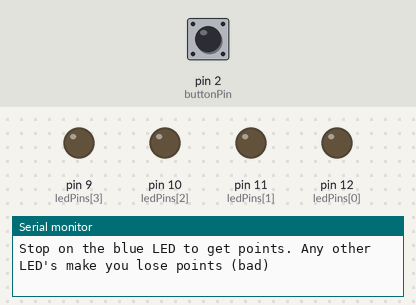
Recording of a program running on a simulated Arduino Uno, built with avr-gcc and run on an emulated ATmega328P. Parts: output pins drawn as LEDs (lit = HIGH), the last lines printed to the serial monitor. Dashed ring = blinking. The inputs (shaded band) are chosen by the test bench; at power-on: pin 2 (buttonPin) HIGH.

Above: at 1.2 s.
1.3 s: pin 2 (buttonPin) pulled LOW for 0.15 s
At 1.85 s:
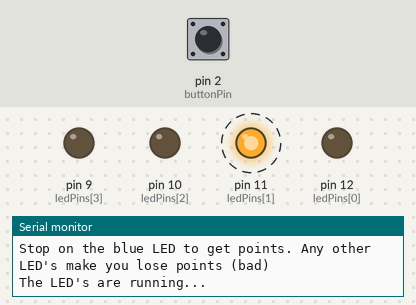
4.3 s: pin 2 (buttonPin) pulled LOW for 1 s
At 4.3 s:
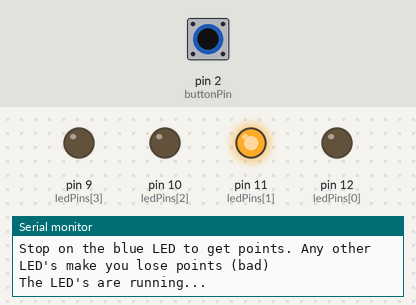
6.8 s: pin 2 (buttonPin) driven LOW
At 7.7 s:
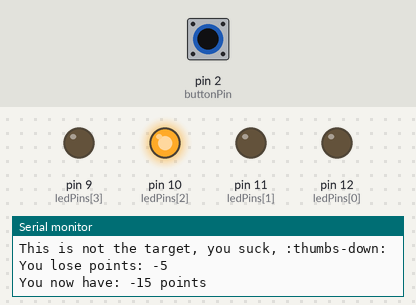
9.8 s: pin 2 (buttonPin) driven HIGH
At 10.8 s:
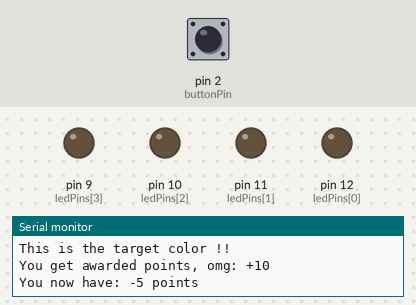
Timing chart, 0 to 12.3 s (numbered marks = the images above; inputs shaded):
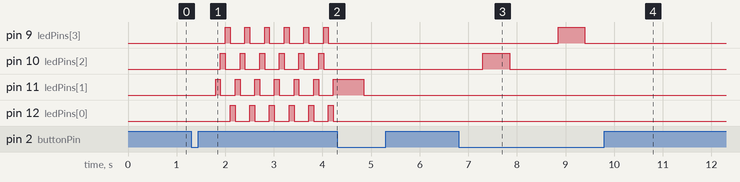

Measured:
- after the input at 1.3 s, pin 9 (ledPins[3]): alternates HIGH for 0.10 s and LOW for 0.30 s, starting after 0.70 s; pin 10 (ledPins[2]): alternates HIGH for 0.10 s and LOW for 0.30 s, starting after 0.60 s
- after the input at 4.3 s, pin 9 (ledPins[3]), pin 10 (ledPins[2]), pin 12 (ledPins[0]): stops changing and stays LOW
- after the input at 6.8 s, pin 9 (ledPins[3]): LOW → HIGH after 2.0 s, → LOW 0.54 s later; pin 10 (ledPins[2]): LOW → HIGH after 0.50 s, → LOW 0.55 s later
- after the input at 9.8 s, pin 11 (ledPins[1]): stays LOW (without the input it goes to HIGH after 2.1 s); pin 12 (ledPins[0]): stays LOW (without the input it goes to HIGH after 0.59 s)

The program:

main.cpp
```cpp
#include <Arduino.h>

constexpr int ledPins[] = {12, 11, 10, 9};
constexpr int ledPointValues[] = {-15, -10, -5, 10};
constexpr int targetLedPin = 9;
constexpr char targetColor[] = "blue";

constexpr  int buttonPin = 2;
constexpr long interval = 100;

enum state {
    Idle,
    Running,
    Stopped,
};

// other variables
constexpr int ledAmount = sizeof(ledPins) / sizeof(ledPins[0]);
unsigned long previousTime;
int ledIndex = 0;
int points = 0;
state currentState = Idle;

// protoypes
void handleLeds();
void handleButton();

// program
void setup() {
    Serial.begin(9600);
    pinMode(buttonPin, INPUT);

    for (const int ledPin : ledPins) {
        pinMode(ledPin, OUTPUT);
    }

    Serial.println("Welcome to LED strip gambling simulator (woahhh)");
    Serial.print("Stop on the ");
    Serial.print(targetColor);
    Serial.println(" LED to get points. Any other LED's make you lose points (bad)");
}

void loop() {
    // if button is pressed, do shit
    if (digitalRead(buttonPin) == LOW) {
        handleButton();
        delay(500);
    }

    const unsigned long currentTime = millis();
    if (currentState == Running && currentTime - previousTime > interval) {
        handleLeds();
        previousTime = currentTime;
    }
}

void handleLeds() {
    digitalWrite(ledPins[ledIndex], LOW);

    ledIndex = (ledIndex + 1) % ledAmount;
    digitalWrite(ledPins[ledIndex], HIGH);
}

void handleButton() {
    switch (currentState) {
        case Stopped:
            digitalWrite(ledPins[ledIndex], LOW);
            currentState = Idle;
            break;
        case Idle:
            currentState = Running;
            Serial.println("The LED's are running...");
            break;
        case Running:
            currentState = Stopped;
            Serial.print("You hit LED: ");
            Serial.println(ledIndex);
            if (ledPins[ledIndex] == targetLedPin) {
                Serial.println("This is the target color !!");
                Serial.print("You get awarded points, omg: +");
            } else {
                Serial.println("This is not the target, you suck, :thumbs-down:");
                Serial.print("You lose points: ");
            }
            points += ledPointValues[ledIndex];
            Serial.println(ledPointValues[ledIndex]);
            Serial.print("You now have: ");
            Serial.print(points);
            Serial.println(" points");
            break;
    }
}
```
